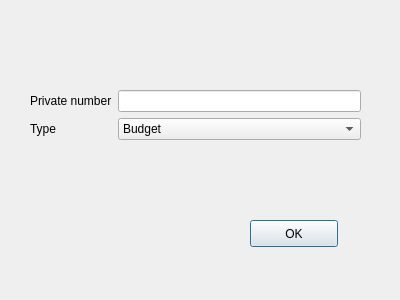
<?xml version="1.0" encoding="UTF-8"?>
<ui version="4.0">
 <class>delete1</class>
 <widget class="QDialog" name="delete1">
  <property name="geometry">
   <rect>
    <x>0</x>
    <y>0</y>
    <width>400</width>
    <height>300</height>
   </rect>
  </property>
  <property name="windowTitle">
   <string>Dialog</string>
  </property>
  <widget class="QPushButton" name="pushButton">
   <property name="geometry">
    <rect>
     <x>250</x>
     <y>220</y>
     <width>88</width>
     <height>27</height>
    </rect>
   </property>
   <property name="text">
    <string>OK</string>
   </property>
  </widget>
  <widget class="QWidget" name="">
   <property name="geometry">
    <rect>
     <x>30</x>
     <y>90</y>
     <width>331</width>
     <height>105</height>
    </rect>
   </property>
   <layout class="QFormLayout" name="formLayout">
    <item row="0" column="0">
     <widget class="QLabel" name="label">
      <property name="text">
       <string>Private number</string>
      </property>
     </widget>
    </item>
    <item row="0" column="1">
     <widget class="QLineEdit" name="lineEdit"/>
    </item>
    <item row="1" column="0">
     <widget class="QLabel" name="label_2">
      <property name="text">
       <string>Type</string>
      </property>
     </widget>
    </item>
    <item row="1" column="1">
     <widget class="QComboBox" name="comboBox">
      <item>
       <property name="text">
        <string>Budget</string>
       </property>
      </item>
      <item>
       <property name="text">
        <string>Contract</string>
       </property>
      </item>
     </widget>
    </item>
   </layout>
  </widget>
 </widget>
 <resources/>
 <connections/>
</ui>
